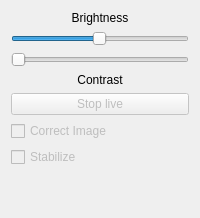
    <widget class="QWidget" name="tabDisplay">
     <property name="enabled">
      <bool>true</bool>
     </property>
     <attribute name="title">
      <string>Display</string>
     </attribute>
     <layout class="QVBoxLayout" name="verticalLayout_3">
      <item>
       <widget class="QLabel" name="brightnessLabel">
        <property name="text">
         <string>Brightness</string>
        </property>
        <property name="alignment">
         <set>Qt::AlignCenter</set>
        </property>
       </widget>
      </item>
      <item>
       <widget class="QSlider" name="brightnessSlider">
        <property name="enabled">
         <bool>true</bool>
        </property>
        <property name="toolTip">
         <string>Modify Brightness</string>
        </property>
        <property name="statusTip">
         <string>Drag the sliderbar to modify the brightness</string>
        </property>
        <property name="minimum">
         <number>0</number>
        </property>
        <property name="maximum">
         <number>255</number>
        </property>
        <property name="value">
         <number>127</number>
        </property>
        <property name="orientation">
         <enum>Qt::Horizontal</enum>
        </property>
       </widget>
      </item>
      <item>
       <widget class="QSlider" name="contrastSlider">
        <property name="enabled">
         <bool>true</bool>
        </property>
        <property name="toolTip">
         <string>Modify Contrast</string>
        </property>
        <property name="statusTip">
         <string>Drag the sliderbar to modify the contrast</string>
        </property>
        <property name="maximum">
         <number>255</number>
        </property>
        <property name="value">
         <number>0</number>
        </property>
        <property name="orientation">
         <enum>Qt::Horizontal</enum>
        </property>
       </widget>
      </item>
      <item>
       <widget class="QLabel" name="contastLabel">
        <property name="text">
         <string>Contrast</string>
        </property>
        <property name="alignment">
         <set>Qt::AlignCenter</set>
        </property>
       </widget>
      </item>
      <item>
       <widget class="QPushButton" name="stopLiveButton">
        <property name="enabled">
         <bool>false</bool>
        </property>
        <property name="text">
         <string>Stop live</string>
        </property>
       </widget>
      </item>
      <item>
       <widget class="QCheckBox" name="correctImageCheckbox">
        <property name="enabled">
         <bool>false</bool>
        </property>
        <property name="text">
         <string>Correct Image</string>
        </property>
       </widget>
      </item>
      <item>
       <widget class="QCheckBox" name="stabilizeCheckbox">
        <property name="enabled">
         <bool>false</bool>
        </property>
        <property name="text">
         <string>Stabilize</string>
        </property>
       </widget>
      </item>
      <item>
       <spacer name="verticalSpacer">
        <property name="orientation">
         <enum>Qt::Vertical</enum>
        </property>
        <property name="sizeHint" stdset="0">
         <size>
          <width>20</width>
          <height>40</height>
         </size>
        </property>
       </spacer>
      </item>
     </layout>
    </widget>
